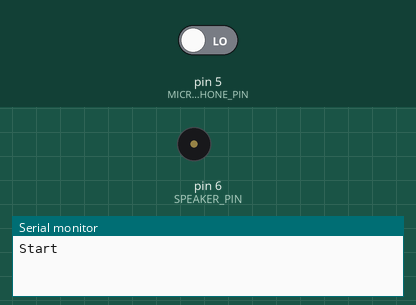
Bench run of a sketch on a simulated Arduino Uno, built with avr-gcc and run on an emulated ATmega328P. On the bench: buzzer (waves = sounding, pin HIGH), the last lines printed to the serial monitor. The test bench sets the inputs (shaded band); at power-on: pin 5 (MICROPHONE_PIN) LOW.

Above: at 1.12 s.
At 3.12 s:
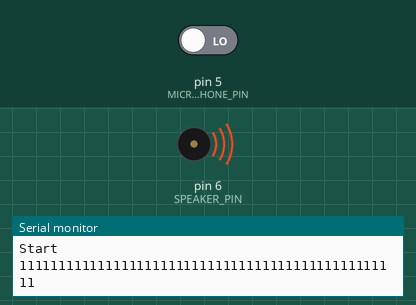
Timing chart, 0 to 14.3 s (numbered marks = the images above):
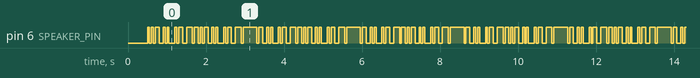

Measured:
- by itself, pin 6 (SPEAKER_PIN): moves between LOW and HIGH, repeating every 10.6 s

The sketch:

simple_code.ino
```cpp
/* The simple program that uss a 4kHz signal from the active buzzer
 * where; 0 = no signal, 1 = signal for 1 second
 * The first value recieved by the microphone is always 1.
 * ***********************************************************
 * First edit: 2017 August 31st, by maryEmbecosm
 *   Added serial ports for testing
 *   Decreased CLK for testing
 * *********************************************************** */

// speaker pin: PD6

const int SPEAKER_PIN = 6;

// microphone pin: PD5

const int MICROPHONE_PIN = 5;

// length of a clk pulse in ms

const int CLK = 50;
const int CLK_TWO = CLK/2;

// threshold for average calculation

const int THRESHOLD = 1;

// amount of bits being sent through the tube

const int LENGTH = 50;    //add 1, the first bit is always 1

// array of information being sent through the tube, first bit sent == 1 when recieved

const int WRITE [LENGTH] = {0, 1, 0, 1, 0, 0,
                            1, 1, 0, 1, 0, 1,
                            1, 1, 0, 1, 0, 0,
                            1, 1, 0, 0, 0, 1,
                            0, 0, 1, 0, 1, 0,
                            0, 1, 1, 0, 1, 0,
                            1, 1 ,1 ,0 ,1 ,0,
                            0, 1, 1, 0, 0, 0,
                            1, 0};

// which value in WRITE gets sent

int increment;

// store samples used to calculate what the singal is

int reading [3];

// stores the information recieved from the buzzer

int mic_reading [LENGTH];

/*************************************************************/

// converts 0s and 1s to respective pulse required by buzzer
// buzzer is on when LOW
// int value is the bit being sent
void sendVal(int value) {
  if (value == 1) digitalWrite(SPEAKER_PIN, LOW);
  else if (value == 0) digitalWrite(SPEAKER_PIN, HIGH);
  delay(CLK_TWO);
}

// initialise pins, serial ports and variables
void setup() {
  // initialise pins
  pinMode(SPEAKER_PIN, OUTPUT);
  pinMode(MICROPHONE_PIN, INPUT);

  // initialise serial port
  Serial.begin(9600);
  Serial.println("Start");

  // initialise variables
  increment = 0;

  // wait half a second so that any remaining pulses/ reflections are gone
  delay(500);
}

//
void loop() {
  int reading_total = 0;

  // output to buzzer
  sendVal(WRITE[increment]);

  // input: test for a 4kHz signal using 3 samples
  for (int i = 0; i < 3; i++) {
    reading[i] = digitalRead(MICROPHONE_PIN);
  }
  reading_total = reading[0] + reading[1] + reading[2];
  if (reading_total > THRESHOLD) mic_reading[increment] = 0;  // higher than threshold
  else mic_reading[increment] = 1;                            // lower

  // so that samples are taken in the middle of the pulse
  delay(CLK_TWO);

  increment++;

  // print to screen after each word is sent
  if (increment == LENGTH) {
    for(int i = 0; i < LENGTH; i++) {
      if (i != 0) Serial.print(mic_reading[i]);
    }
    Serial.println();
    digitalWrite(SPEAKER_PIN, HIGH);
    delay(CLK);
  }
}
```
